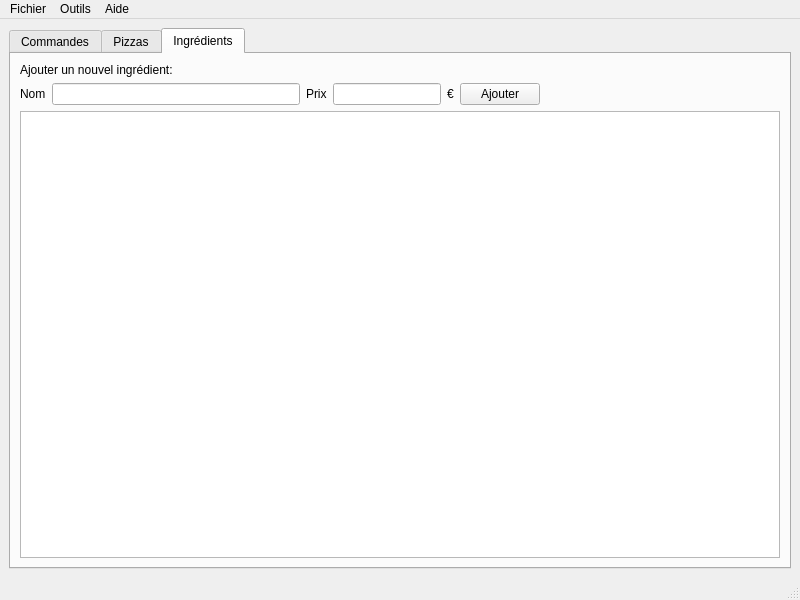
<?xml version="1.0" encoding="UTF-8"?>
<ui version="4.0">
 <class>MainWindow</class>
 <widget class="QMainWindow" name="MainWindow">
  <property name="geometry">
   <rect>
    <x>0</x>
    <y>0</y>
    <width>800</width>
    <height>600</height>
   </rect>
  </property>
  <property name="windowTitle">
   <string>MainWindow</string>
  </property>
  <widget class="QWidget" name="centralwidget">
   <layout class="QGridLayout" name="gridLayout_3">
    <item row="0" column="0">
     <widget class="QTabWidget" name="tabWidget">
      <property name="currentIndex">
       <number>2</number>
      </property>
      <widget class="QWidget" name="orders">
       <attribute name="title">
        <string>Commandes</string>
       </attribute>
       <layout class="QGridLayout" name="gridLayout">
        <item row="0" column="0">
         <layout class="QFormLayout" name="formLayout">
          <item row="0" column="0">
           <widget class="QLabel" name="labelIngredients">
            <property name="text">
             <string>Ingredients:</string>
            </property>
           </widget>
          </item>
          <item row="0" column="1">
           <widget class="QComboBox" name="comboBoxIngredients"/>
          </item>
          <item row="1" column="0">
           <widget class="QLabel" name="labelPizzas">
            <property name="text">
             <string>Pizzas:</string>
            </property>
           </widget>
          </item>
          <item row="1" column="1">
           <widget class="QComboBox" name="comboBoxPizzas"/>
          </item>
         </layout>
        </item>
       </layout>
      </widget>
      <widget class="QWidget" name="Pizzas">
       <attribute name="title">
        <string>Pizzas</string>
       </attribute>
      </widget>
      <widget class="QWidget" name="Ingredients">
       <attribute name="title">
        <string>Ingrédients</string>
       </attribute>
       <layout class="QGridLayout" name="gridLayout_2">
        <item row="0" column="0">
         <layout class="QVBoxLayout" name="ingredientsverticalLayout">
          <item>
           <widget class="QLabel" name="label_3">
            <property name="text">
             <string>Ajouter un nouvel ingrédient:</string>
            </property>
           </widget>
          </item>
          <item>
           <layout class="QHBoxLayout" name="newIngredienthorizontalLayout">
            <item>
             <layout class="QFormLayout" name="newIngredientNameformLayout">
              <item row="0" column="1">
               <widget class="QLineEdit" name="newIngredientNameLineEdit">
                <property name="minimumSize">
                 <size>
                  <width>120</width>
                  <height>0</height>
                 </size>
                </property>
               </widget>
              </item>
              <item row="0" column="0">
               <widget class="QLabel" name="newIngredientNameLabel">
                <property name="text">
                 <string>Nom</string>
                </property>
               </widget>
              </item>
             </layout>
            </item>
            <item>
             <layout class="QHBoxLayout" name="newIngredientPricehorizontalLayout">
              <item>
               <widget class="QLabel" name="newIngredientPriceLabel">
                <property name="text">
                 <string>Prix</string>
                </property>
               </widget>
              </item>
              <item>
               <widget class="QLineEdit" name="newIngredientPricelineEdit"/>
              </item>
              <item>
               <widget class="QLabel" name="label_4">
                <property name="text">
                 <string>€</string>
                </property>
               </widget>
              </item>
              <item>
               <widget class="QPushButton" name="addIngredientButton">
                <property name="text">
                 <string>Ajouter</string>
                </property>
               </widget>
              </item>
              <item>
               <spacer name="horizontalSpacer_2">
                <property name="orientation">
                 <enum>Qt::Horizontal</enum>
                </property>
                <property name="sizeHint" stdset="0">
                 <size>
                  <width>120</width>
                  <height>20</height>
                 </size>
                </property>
               </spacer>
              </item>
              <item>
               <spacer name="horizontalSpacer">
                <property name="orientation">
                 <enum>Qt::Horizontal</enum>
                </property>
                <property name="sizeHint" stdset="0">
                 <size>
                  <width>120</width>
                  <height>20</height>
                 </size>
                </property>
               </spacer>
              </item>
             </layout>
            </item>
           </layout>
          </item>
         </layout>
        </item>
        <item row="1" column="0">
         <widget class="QTableView" name="ingredientsTableView">
          <property name="alternatingRowColors">
           <bool>true</bool>
          </property>
          <property name="sortingEnabled">
           <bool>true</bool>
          </property>
         </widget>
        </item>
       </layout>
      </widget>
     </widget>
    </item>
   </layout>
  </widget>
  <widget class="QMenuBar" name="menubar">
   <property name="geometry">
    <rect>
     <x>0</x>
     <y>0</y>
     <width>800</width>
     <height>20</height>
    </rect>
   </property>
   <widget class="QMenu" name="menuFichier">
    <property name="title">
     <string>Fichier</string>
    </property>
   </widget>
   <widget class="QMenu" name="menuOutils">
    <property name="title">
     <string>Outils</string>
    </property>
   </widget>
   <widget class="QMenu" name="menuAide">
    <property name="title">
     <string>Aide</string>
    </property>
   </widget>
   <addaction name="menuFichier"/>
   <addaction name="menuOutils"/>
   <addaction name="menuAide"/>
  </widget>
  <widget class="QStatusBar" name="statusbar"/>
 </widget>
 <resources/>
 <connections/>
</ui>
